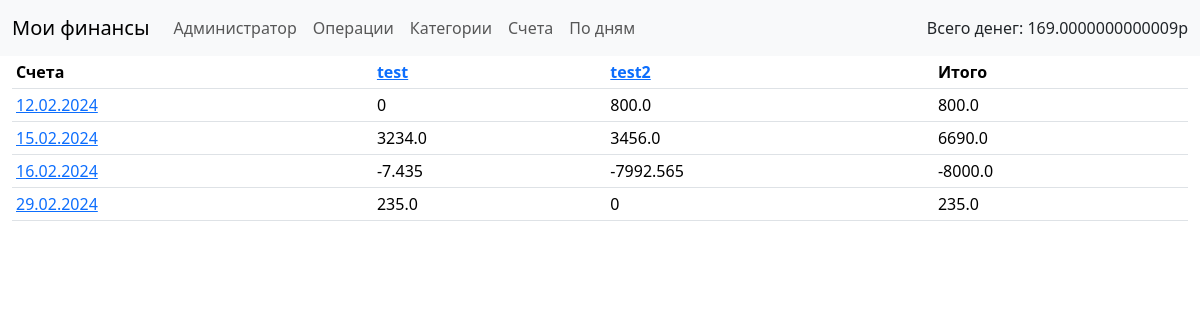
/daily (signed in), run on an earlier commit of the app's database.
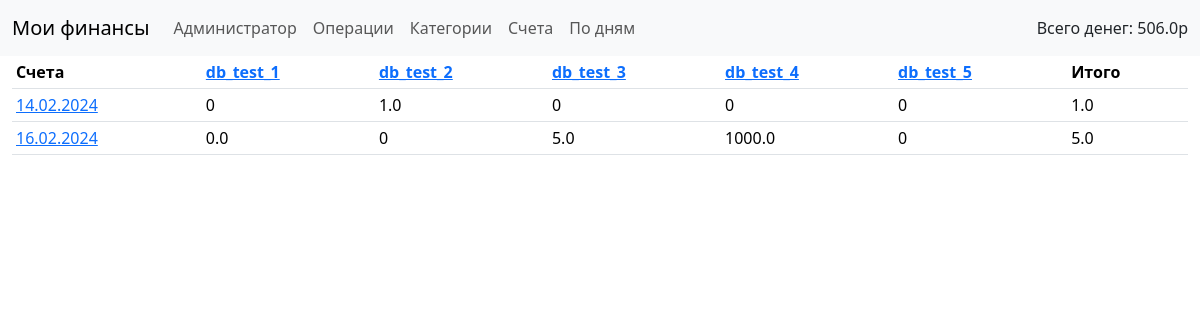
And on a later commit of the database.
### babosiki/models.py (models this page shows, shortened)
class Account(models.Model):
    user = models.ForeignKey( settings.AUTH_USER_MODEL,
                              on_delete=models.CASCADE,
                              verbose_name='Пользователь',)
    name = models.CharField(max_length=32,
                            verbose_name='Имя счёта',)
    comment =  models.CharField(max_length=128,
                                verbose_name='Комментарий',
                                blank=True,
                                null=True,)
    DEBIT = 1
    CREDIT = -1
    TYPES =(
    (DEBIT, "Дебетовый"),
    (CREDIT, "Кредитный"),)
    type = models.IntegerField(choices = TYPES,
                            verbose_name='Тип',)
    initial_balance = models.FloatField(verbose_name='Начальный баланс',)
    calculated = models.BooleanField(default=True,
                                  verbose_name='Используется в расчётах',)
    def __str__(self):
        return self.name
    class Meta:
        verbose_name_plural = 'Счёт'
        verbose_name = 'Счета'

class Operation(models.Model):
    date = models.DateField(default=timezone.now,
                            verbose_name='Дата',)
    account = models.ForeignKey('Account',
                                on_delete=models.CASCADE,
                                verbose_name='Счёт',)
    INCOME = 1
    OUTCOME = -1
    TYPES =(
    (INCOME, "Пополнение"),
    (OUTCOME, "Расход"),)
    type = models.IntegerField(choices = TYPES,
                                verbose_name='Тип',)
    category = models.ForeignKey('Category',
                                on_delete=models.SET_NULL,
                                verbose_name='Категория',
                                blank=True,
                                null=True,)
    description = models.CharField(max_length=128,
                                    verbose_name='Описание',
                                    blank=True,
                                    null=True,)
    value = models.FloatField(verbose_name='Сумма',)
    class Meta:
        verbose_name_plural = 'Операции'
        verbose_name = 'Операция'
        ordering = ['date']

### babosiki/views.py (the view)
# urls.py: path('daily', DailyCostsView.as_view(), name='daily'),
class DailyCostsView(LoginRequiredMixin, TemplateView):
    login_url = 'login'
    template_name = 'daily_costs.html'
    def __get_unique_dates(self):
        accounts = Account.objects.filter(user=self.request.user)
        operations = Operation.objects.filter(account__id__in=accounts.all())
        dates = []
        for operation in operations:
            if not (operation.date in dates):
                dates.append(operation.date)
        self.dates = dates
    def __process_date_operations(self):
        accounts = Account.objects.filter(user=self.request.user)
        dates_delta = {}
        for date in self.dates:
            accounts_delta = {}
            for account in accounts:
                daily_costs = 0
                operations = Operation.objects.filter(account=account,
                                                      date=date)
                for operation in operations:
                    daily_costs += operation.type*operation.value
                accounts_delta[account] = daily_costs
            dates_delta[date] = accounts_delta
        self.dates_delta = dates_delta
    def __get_daily_costs(self):
        daily_costs = {}
        for date in self.dates_delta:
            daily_cost = 0
            for account in self.dates_delta[date]:
                if account.calculated: #or account.type == 1:
                    daily_cost += self.dates_delta[date][account]
            daily_costs[date] = daily_cost
        self.daily_costs = daily_costs
    def get_context_data(self, **kwargs):
        self.__get_unique_dates()
        self.__process_date_operations()
        self.__get_daily_costs()
        accounts = Account.objects.filter(user=self.request.user)
        context = super().get_context_data(**kwargs)
        context['delta'] = self.dates_delta
        context['cost'] = self.daily_costs
        context['accounts'] = accounts
        return context

### babosiki/context_processors.py (called while the page is built)
def global_data(request):
    try:
        accounts = Account.objects.filter(user=request.user, calculated=True)
        total_sum = 0
        for account in accounts:
            operations = Operation.objects.filter(account=account)
            for operation in operations:
                total_sum += operation.value*operation.type
            if account.type == Account.DEBIT:
                total_sum += account.initial_balance
        return {'accounts': Account.objects.all(),
                'total_money': total_sum}
    except TypeError:
        return {}

### templates/daily_costs.html (shortened to what this page needs)
{% extends 'master.html' %}
{% block content %}
<table class="table table-sm">
    <thead>
        <tr class="header">
            <th>Счета</th>
            {% for account in accounts %}
            <th><a href="{% url 'account_detail' pk=account.pk %}">{{ account }}</a></th>
            {% endfor %}
            <th>Итого</th>
        </tr>
    </thead>
    <tbody>
        {% for date, accounts in delta.items %}
        <tr>
            <td><a href="{% url 'operation_list_daily' date|date:"Y-m-d" %}">{{date}}</a></td>
            {% for account, value in accounts.items %}
            <td>{{value}}</td>
            {% endfor %}
            <td>{% for cost_date, value in cost.items %}
                {% if cost_date == date%}
                {{value}}
                {%endif%}
                {% endfor %}</td>
        </tr>
        {% endfor %}
    </tbody>
</table>
{% endblock content %}

What changed in the data, as far as the page shows it:
removed Account: name "test", value "0", value "3234.0", value "-7.435", value "235.0"
removed Account: name "test2", value "800.0", value "3456.0", value "-7992.565", value "0"
removed Operation: delta "12.02.2024"
removed Operation: delta "15.02.2024"
removed Operation: delta "29.02.2024"
added Account: name "db_test_1", value "0", value "0.0"
added Account: name "db_test_2", value "1.0", value "0"
added Account: name "db_test_3", value "0", value "5.0"
added Account: name "db_test_4", calculated "0", value "1000.0"
added Account: name "db_test_5", calculated "0"
added Operation: delta "14.02.2024"
Also different on the page:
{{ total_money }}: "169.0000000000009" → "506.0"
new list line: "1.0"
list line gone: "-8000.0"
new list line: "5.0"
list line gone: "800.0"
list line gone: "6690.0"
list line gone: "235.0"
